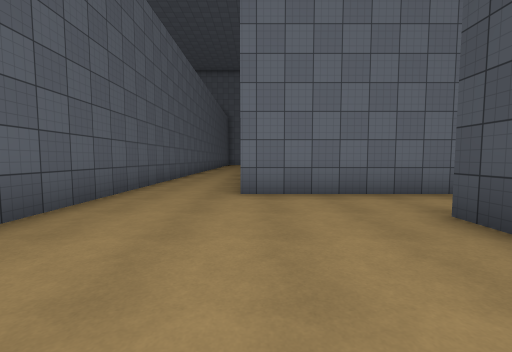
View 1 (above)

17 first-person views from a walk through a scene from a Unity 3-D project. The camera is 1.3 m above the floor, tilts 4° down and sees 90° across. Doors are open. The floor is counted in squares, 2 m on a side. Each view is taken from the middle of a square. On the plan, view 1 faces up. The plan holds only what a view shows up to about 9 squares ahead; the rest is blank. The place goes on beyond the plan. The player is left out. Surface patterns are stand-ins for the level's own textures.

View 2
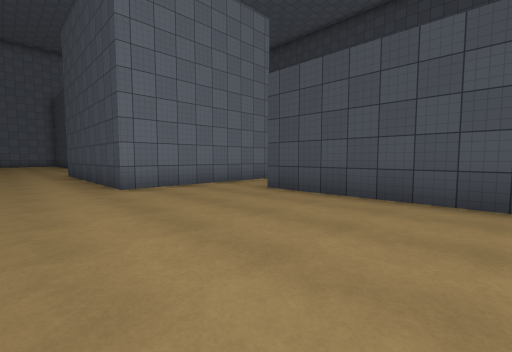

View 3
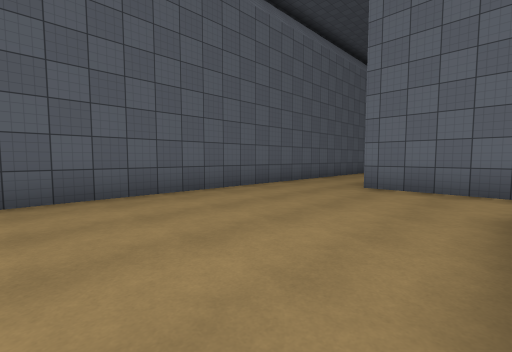

View 4
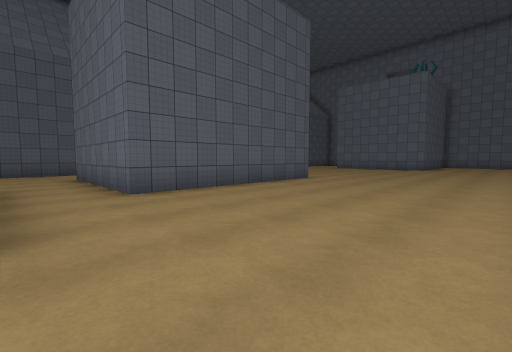

View 5
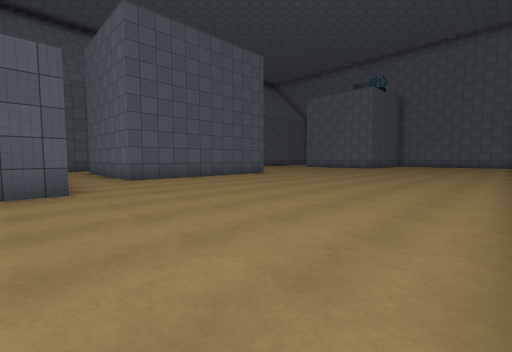

View 6
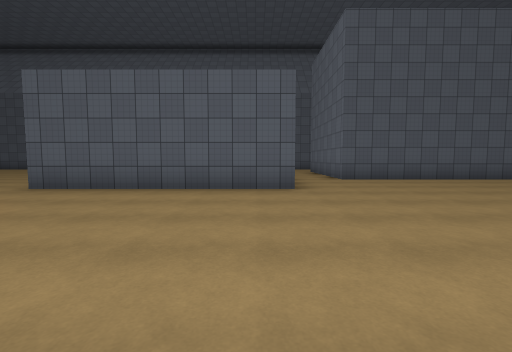

View 7
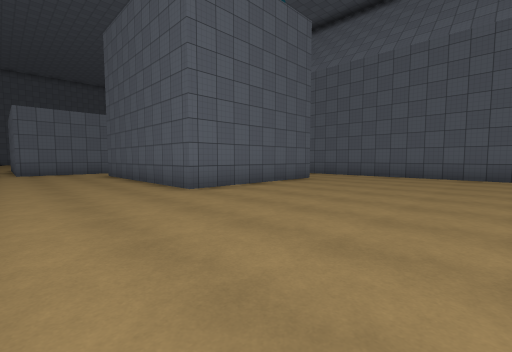

View 8
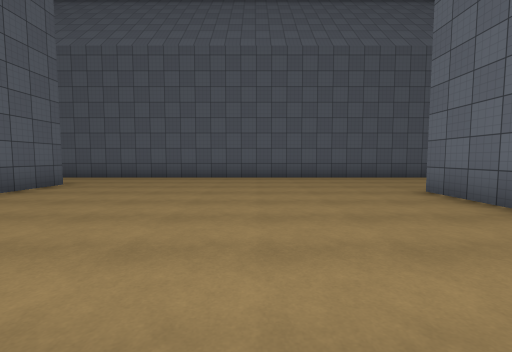

View 9
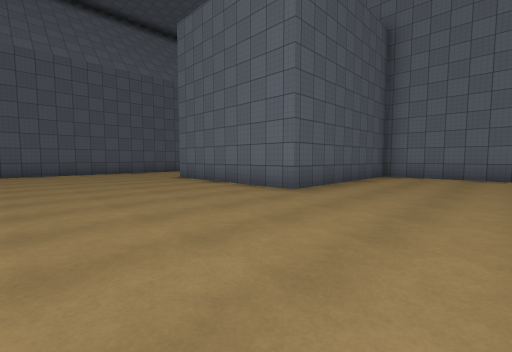

View 10
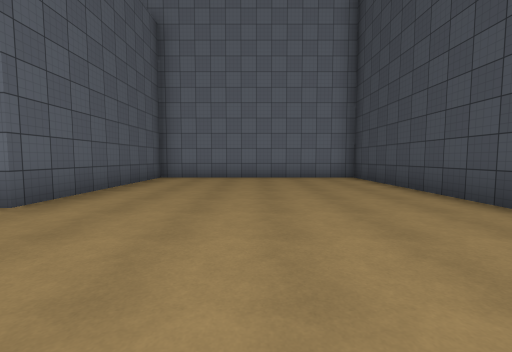

View 11
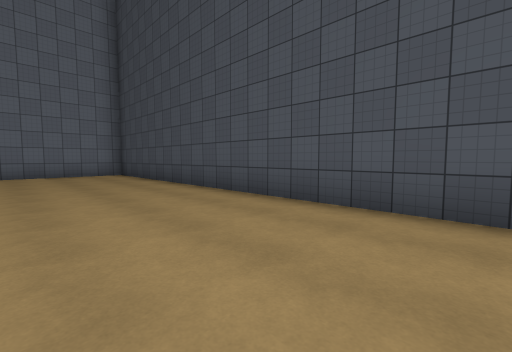

View 12
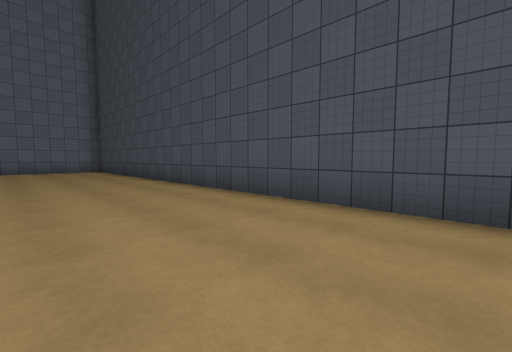

View 13
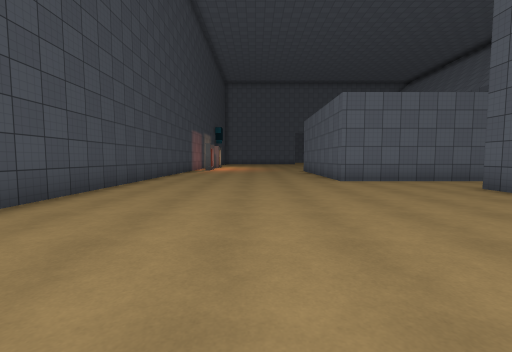

View 14
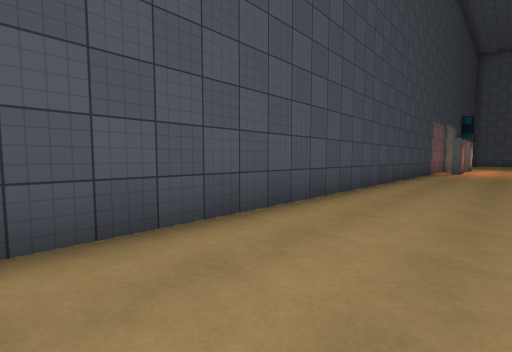

View 15
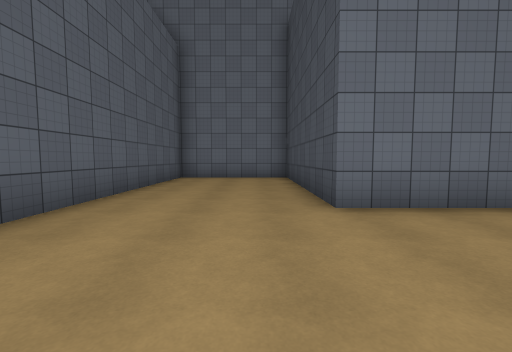

View 16
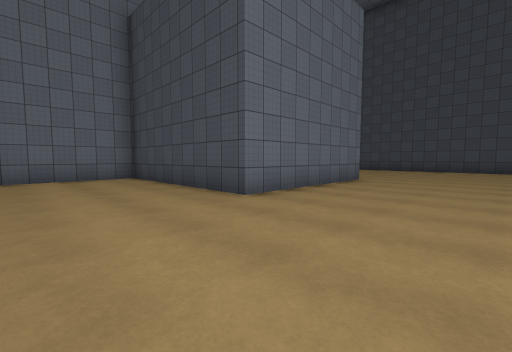

View 17
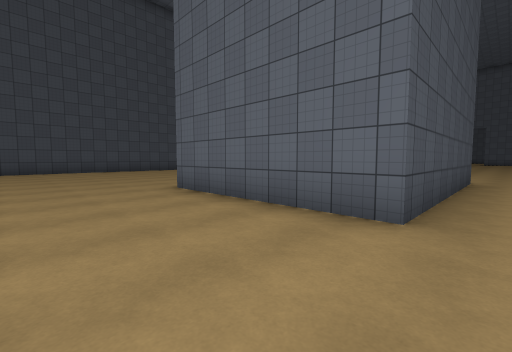

### Floor plan
Points are (right, up) in squares from view 1. A wall is a line through its corners. A room is listed if a view was taken in it or the views show most of it. See-through windows are left out.
Room 1 (views 1, 2, 3)
walls: (2.2, -1.1) (2.2, 2.9); (-2.5, 3.4) (-2.5, -1.1); (2.5, 4.6) (-0.3, 4.6)
ways out: opening at (-1.5, 4.5) to room 2; opening at (3.5, 3.5) to room 2
Room 2 (views 4, 5, 6, 7, 8, 9, 10, 11, 12, 13, 14, 15, 16, 17)
walls: (-0.3, 4.6) (-0.3, 10.2) (4.2, 10.2) (4.2, 4.6) (2.5, 4.6); (2.5, 2.8) (6.6, 2.8) (6.6, -1.5); (12.3, -1.5) (12.3, 23.6) (5.8, 23.6) (5.8, 18.3) (1, 18.3) (1, 23.6) (-2.5, 23.6) (-2.5, 3.4)
ways out: opening at (-1.5, 4.5) to room 1; opening at (3.5, 3.5) to room 1

Positions as (right, up) in squares from view 1, and headings:
1: (0, 0), facing up
2: (-2, -1), facing up-right
3: (2, -1), facing up-left
4: (9, 3), facing up-left
5: (12, 2), facing up-left
6: (12, 2), facing left
7: (7, 15), facing down-left
8: (6, 15), facing left
9: (9, 14), facing up-left
10: (9, 15), facing up
11: (9, 13), facing up-right
12: (9, 10), facing up-right
13: (9, 10), facing down
14: (10, 9), facing down-right
15: (0, 15), facing up
16: (-2, 15), facing up-right
17: (-1, 13), facing down-right
